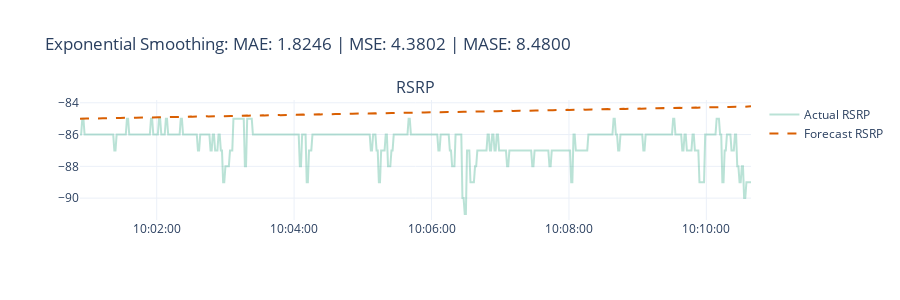

The notebook cell saved with this chart:
### Code cell
fig = plot_forecast(
    ts_actual["RSRP"],
    y_pred,
    title=f"{name}: MAE: {metrics['MAE']:.4f} | MSE: {metrics['MSE']:.4f} | MASE: {metrics['MASE']:.4f}",
)
fig.show()

### Figure 1 — Plotly figure (JSON) as saved in the notebook; plotly's stock layout.template omitted (floating-point values rounded to 4 significant figures; data arrays with more than 128 entries replaced by an {"elided": "..."} marker saying what was removed)
{"data": [{"line": {"color": "rgba(27,158,119, 0.3)"}, "mode": "lines", "name": "Actual RSRP", "type": "scatter", "x": {"elided": "587 str values"}, "xaxis": "x", "y": {"elided": "587 int values"}, "yaxis": "y"}, {"line": {"color": "rgba(217,95,2, 1)", "dash": "dash"}, "mode": "lines", "name": "Forecast RSRP", "type": "scatter", "x": {"elided": "587 str values"}, "xaxis": "x", "y": {"elided": "587 float values"}, "yaxis": "y"}], "layout": {"annotations": [{"font": {"size": 16}, "showarrow": false, "text": "RSRP", "x": 0.5, "xanchor": "center", "xref": "paper", "y": 1, "yanchor": "bottom", "yref": "paper"}], "height": 300, "showlegend": true, "title": {"text": "Exponential Smoothing: MAE: 1.8246 | MSE: 4.3802 | MASE: 8.4800"}, "xaxis": {"anchor": "y", "domain": [0, 1], "tickformat": "%H:%M:%S"}, "yaxis": {"anchor": "x", "domain": [0, 1]}}}
